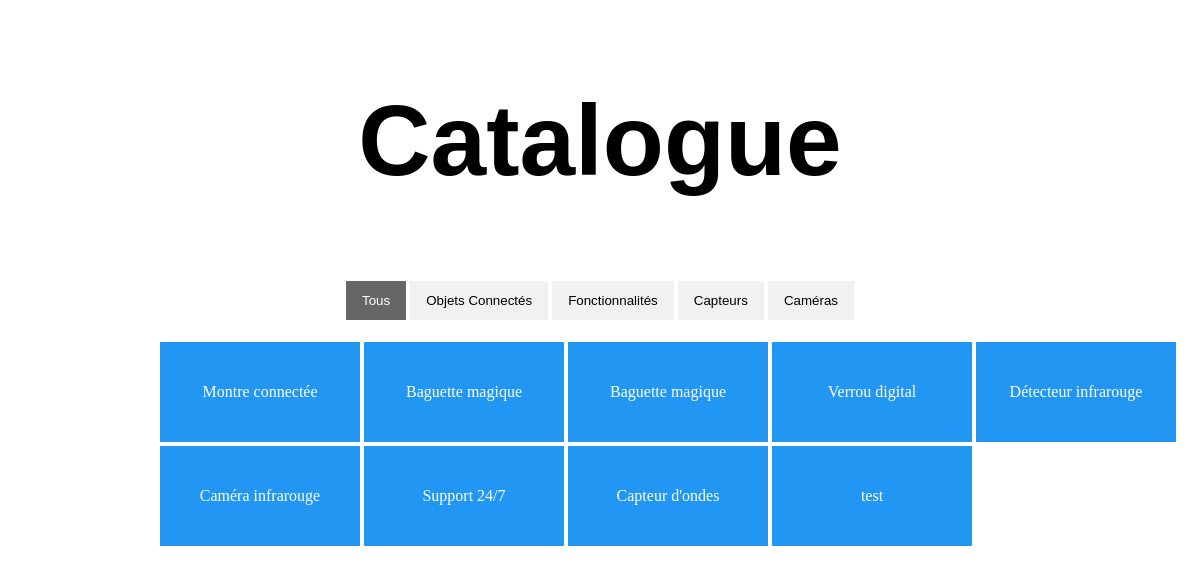
Screenshot of /ajout.php with the database file from the repository.
### tables this page shows
CREATE TABLE IF NOT EXISTS `fonctions` (
  `name` varchar(256) NOT NULL,
  `description` text NOT NULL,
  `id` int(11) NOT NULL,
  `categorie` varchar(256) NOT NULL
);

### ajout.php (the view, shortened to what this page needs)
<!DOCTYPE html>
<html>
<link rel="stylesheet" href="ajout.css">
<body>
<center><h2 style="font-family:sans-serif; color: black; font-size: 100px;">Catalogue</h2></center>
<div class="center">
<div id="myBtnContainer">
    <button class="btn active" onclick="filterSelection('all')"> Tous</button>
    <button class="btn" onclick="filterSelection('objets')"> Objets Connectés</button>
    <button class="btn" onclick="filterSelection('fonctions')"> Fonctionnalités</button>
    <button class="btn" onclick="filterSelection('capteurs')"> Capteurs</button>
    <button class="btn" onclick="filterSelection('cameras')"> Caméras</button>
</div>
<div class="container">
    <?php
    $bdd = new PDO('mysql:host=127.0.0.1;dbname=jabasof', 'root', '',array (PDO::MYSQL_ATTR_INIT_COMMAND => 'SET NAMES \'UTF8\''));
    $getcatalog = $bdd->query('SELECT * FROM `fonctions`');
    while($result=$getcatalog->fetch()) {
        echo '
        <div class="filterDiv '.$result['categorie'].'">'.$result['name'].'</div>
        ';
    }
    ?>
</div>
</div>
</body>
</html>

### ajout.css (style rules this page uses)
.filterDiv { float: left; background-color: #2196F3; color: #ffffff; width: 200px; line-height: 100px; text-align: center; margin: 2px; display: none; }
.center { text-align : center; }
.show { display: block; }
.container { margin-top: 20px; overflow: hidden; margin-left: 150px; }
.btn { border: none; outline: none; padding: 12px 16px; background-color: #f1f1f1; cursor: pointer; }
.btn.active { background-color: #666; color: white; }

### rows the page displays
fonctions: name "Montre connectée"
fonctions: name "Baguette magique"
fonctions: name "Baguette magique"
fonctions: name "Verrou digital"
fonctions: name "Détecteur infrarouge"
fonctions: name "Caméra infrarouge"
fonctions: name "Support 24/7"
fonctions: name "Capteur d'ondes"
fonctions: name "test"
